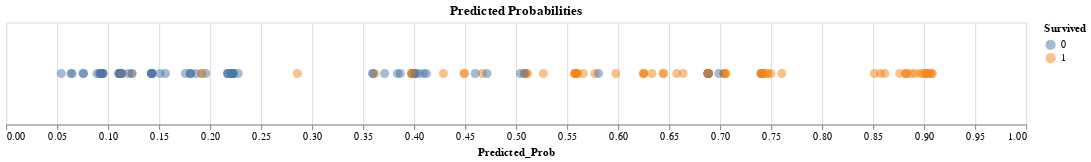

The cell this chart's notebook holds for it:
### Code cell
alt.Chart(model1_eval,title="Predicted Probabilities").mark_circle(size=80,opacity=0.5).encode(
    alt.X('Predicted_Prob:Q'),
    color='Survived:N'
).properties(
    width=1000,
    height=100
).interactive()

### Figure 1 — Vega-Lite specification as saved in the notebook (floating-point values rounded to 4 significant figures; data arrays with more than 128 entries replaced by an {"elided": "..."} marker saying what was removed)
{"config": {"view": {"continuousWidth": 400, "continuousHeight": 300}}, "data": {"name": "data-23512399a0a711b32f7dae46767ecfea"}, "mark": {"type": "circle", "opacity": 0.5, "size": 80}, "encoding": {"color": {"field": "Survived", "type": "nominal"}, "x": {"field": "Predicted_Prob", "type": "quantitative"}}, "height": 100, "selection": {"selector003": {"type": "interval", "bind": "scales", "encodings": ["x", "y"]}}, "title": "Predicted Probabilities", "width": 1000, "$schema": "https://vega.github.io/schema/vega-lite/v4.17.0.json", "datasets": {"data-23512399a0a711b32f7dae46767ecfea": {"elided": "178 records"}}}
